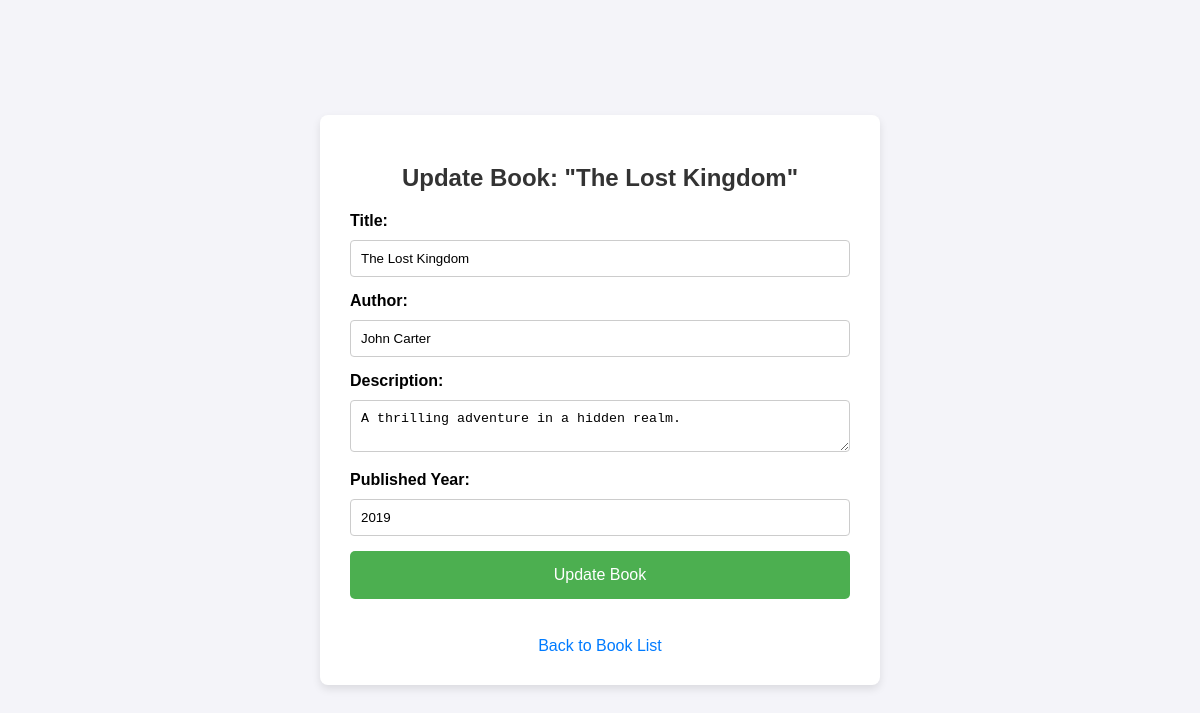
Page /book/2/update/ on the earlier database version.
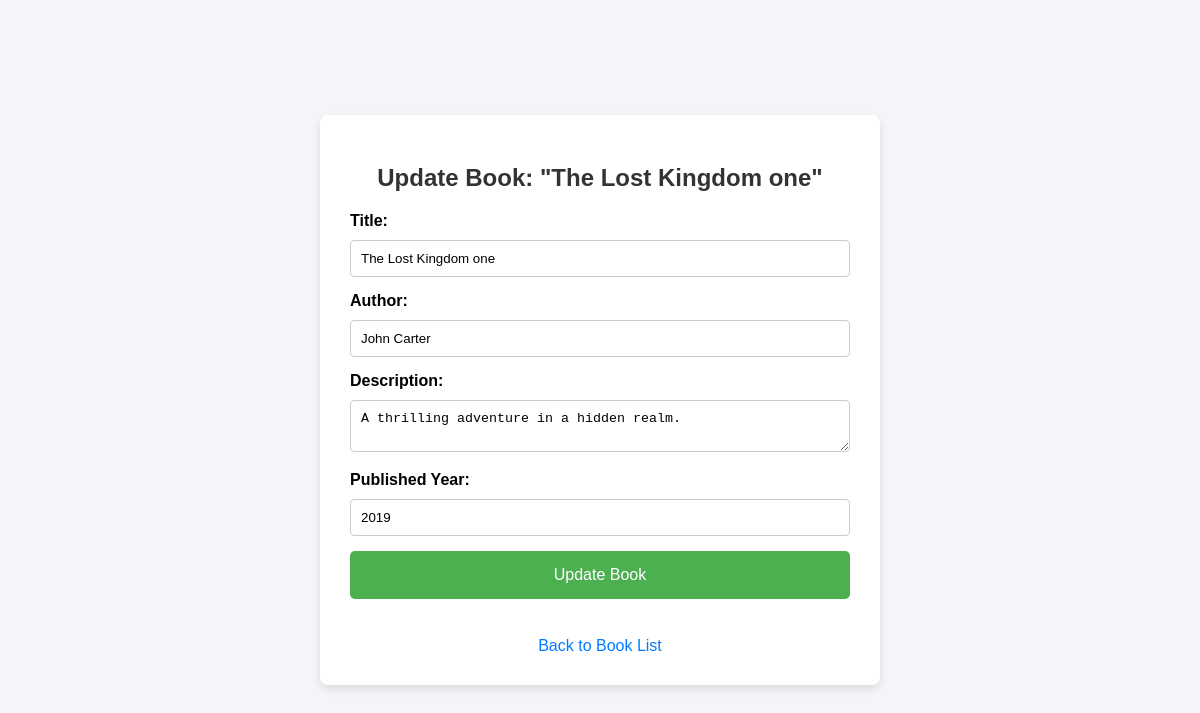
Same page on the later database version.
### book/models.py (models this page shows, shortened)
class Book(models.Model):
    title = models.CharField(max_length=100)
    author = models.CharField(max_length=100)
    description = models.TextField()
    published_year = models.PositiveIntegerField()

### book/views.py (the view)
# urls.py: path('book/<int:pk>/update/', views.update_book, name='update_book'),
def update_book(request, pk):
    book = get_object_or_404(Book, pk=pk)
    if request.method == 'POST':
        form = BookForm(request.POST, instance=book)
        if form.is_valid():
            form.save()  # Save the updated book instance
            return redirect('/')  # Redirect to the book list after updating
    else:
        form = BookForm(instance=book)
    return render(request, 'book_update.html', {'form': form, 'book': book})

### book/forms.py
class BookForm(forms.ModelForm):
    class Meta:
        model = Book
        fields = ['title', 'author', 'description', 'published_year']

### templates/book_update.html (shortened to what this page needs)
<!DOCTYPE html>
<html lang="en">
<head>
    {% load static %}
    <link rel="stylesheet" href="{% static 'css/book_update.css' %}">
</head>
<body>
    <div class="container">
        <div class="form-container">
            <h2>Update Book: "{{ book.title }}"</h2>
            <form method="POST">
                <div class="form-group">
                    <label for="{{ form.title.id_for_label }}">Title:</label>
                    <input type="text" name="title" value="{{ form.title.value }}" id="{{ form.title.id_for_label }}" required>
                </div>
                <div class="form-group">
                    <label for="{{ form.author.id_for_label }}">Author:</label>
                    <input type="text" name="author" value="{{ form.author.value }}" id="{{ form.author.id_for_label }}" required>
                </div>
                <div class="form-group">
                    <label for="{{ form.description.id_for_label }}">Description:</label>
                    <textarea name="description" id="{{ form.description.id_for_label }}" required>{{ form.description.value }}</textarea>
                </div>
                <div class="form-group">
                    <label for="{{ form.published_year.id_for_label }}">Published Year:</label>
                    <input type="number" name="published_year" value="{{ form.published_year.value }}" id="{{ form.published_year.id_for_label }}" required>
                </div>
                <button type="submit" class="submit-btn">Update Book</button>
            </form>
            <br>
            <a href="{% url 'homepage' %}" class="back-link">Back to Book List</a>
        </div>
    </div>
</body>
</html>

Differences in the rows shown:
changed Book "John Carter": title "The Lost Kingdom" → "The Lost Kingdom one"
